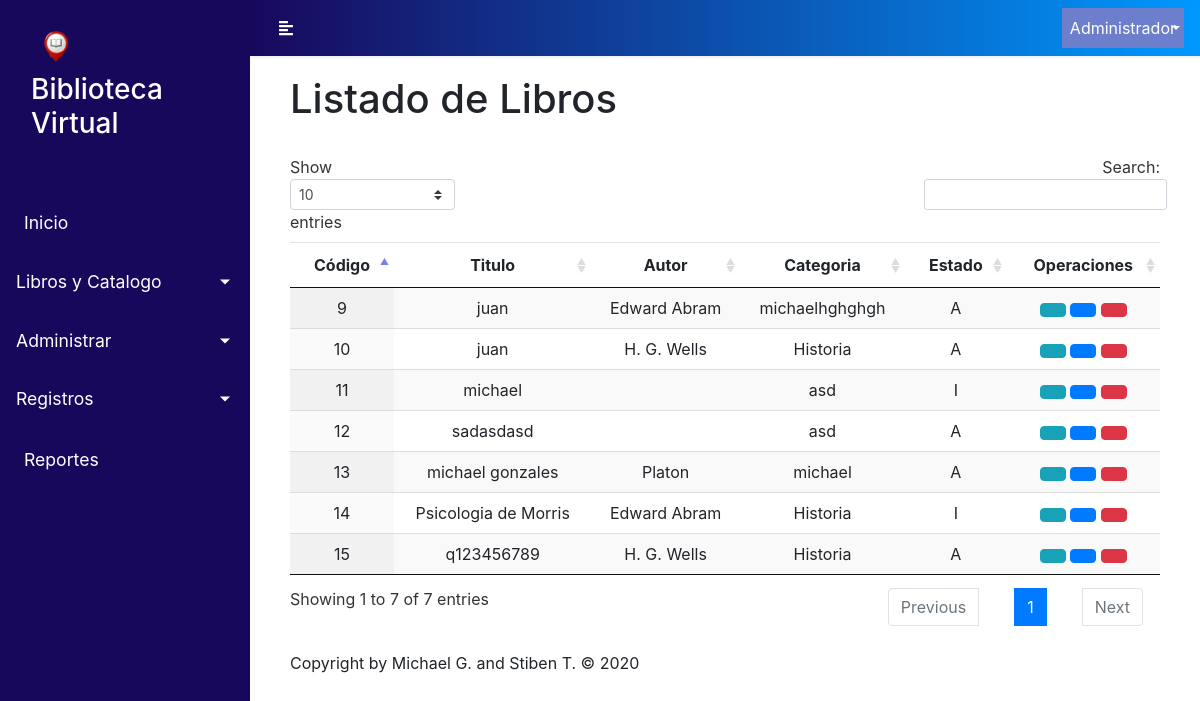
The app's page /manage-books.php with its own data.
### tables this page shows
CREATE TABLE `libro` (
  `idlibro` int(100) NOT NULL,
  `titulo` varchar(200) NOT NULL,
  `isbn` int(20) NOT NULL,
  `descripcion` varchar(1000) NOT NULL,
  `portada` longblob NOT NULL,
  `pdflibro` varchar(200) NOT NULL,
  `year` int(4) NOT NULL,
  `autor` varchar(100) NOT NULL,
  `categoria` varchar(100) NOT NULL,
  `editorial` varchar(100) NOT NULL,
  `estado` varchar(1) NOT NULL
);

### php/consultas.php (called while the page is built, shortened)
<?php
	function lista_libro(){
		include('connect.php');
		$sql="SELECT * FROM libro";
		return $result=$conexion->query($sql);
	}
?>

### manage-books.php (the view, shortened to what this page needs)
<?php include "./php/consultas.php";?>
<!DOCTYPE html>
<html lang="en">
<head>
    <link rel="stylesheet" href="./css/main.css">
    <link rel="stylesheet" href="./librerias/bootstrap4/bootstrap.min.css">
    <link href="https://unpkg.com/ionicons@4.5.10-0/dist/css/ionicons.min.css" rel="stylesheet">
    <link
      rel="stylesheet"
      href="https://cdnjs.cloudflare.com/ajax/libs/malihu-custom-scrollbar-plugin/3.1.5/jquery.mCustomScrollbar.min.css"
    />
    <link rel="stylesheet" type="text/css" href="./librerias/DataTables/datatables.min.css" />
    <link rel="stylesheet" type="text/css" href="./librerias/DataTables/DataTables-1.10.21/css/jquery.dataTables.css" />
    <link rel="stylesheet" type="text/css" href="https://cdn.datatables.net/buttons/1.6.2/css/buttons.dataTables.min.css" />
</head>
<body>
<?php include "header.php";
?>
<div class="panel panel-default">
    <div class="panel-heading">
        <h1>Listado de Libros</h1>
    </div>
    <div class="panel-body">
    <br>
        <table id="miTabla" class="table table-striped display" style="text-align: center;">
            <thead>
                <tr>
                    <th>Código</th>
                    <th>Titulo</th>
                    <th>Autor</th>
                    <th>Categoria</th>
                    <th>Estado</th>
                    <th>Operaciones</th>
                </tr>
            </thead>
            <tbody>
                <?php
                    $query = lista_libro();
                    while ($row = $query->fetch_assoc()) {
                        echo"
                            <tr>
                                <td>".$row['idlibro']."</td>
                                <td>".$row['titulo']."</td>
                                <td>".$row['autor']."</td>
                                <td>".$row['categoria']."</td>
                                <td>".$row['estado']."</td>
                                <td><a data-toggle='tooltip' title='Mas info' href='more_bookinfo.php?id=".base64_encode($row['idlibro'])."' class='btn btn-info'> <i class='icon ion-md-information-circle'></i> </a>
                                <a data-toggle='tooltip' title='Editar' href='update_book.php?id=".base64_encode($row['idlibro'])."' class='btn btn-primary'> <i class='icon ion-md-create'></i> </a>
                                <a data-toggle='tooltip' title='Anular' href='php/registros-crud/book.php?accion=DLT&id=".base64_encode($row['idlibro'])."' class='btn btn-danger'> <i class='icon ion-md-trash'></i> </a></td>
                        ";
                    }
                ?>
            </tbody>
        </table>
    </div>
<?php include "footer.php"; ?>
</body>
</html>

### header.php (shortened to what this page needs)
<div class="wrapper">
      <nav id="sidebar" class="bg-bleu">
        <div class="sidebar-header">
            <a href="inicio.php" class="nav-link text-white"><img src="image/logo2.png" alt="Logo"><h3>Biblioteca Virtual</h3></a>
        </div>
        <ul class="list-unstyled components">
          <li class="nav-item">
            <a href="inicio.php" class="nav-link d-block text-white p-3 border-0"
              ><i class="icon ion-md-home lead mr-2"></i> Inicio</a
            >
          </li>
          <li class="nav-item">
            <a
              href="#catalogo"
              data-toggle="collapse"
              aria-expanded="false"
              class="dropdown-toggle nav-link d-block text-white p-3 border-0"
              >Libros y Catalogo</a
            >
          </li>
          <li class="nav-item">
            <a
              href="#categoria"
              data-toggle="collapse"
              aria-expanded="false"
              class="dropdown-toggle nav-link d-block text-white p-3 border-0"
              >Administrar</a
            >
          </li>
          <li class="nav-item">
            <a
              href="#autor"
              data-toggle="collapse"
              aria-expanded="false"
              class="dropdown-toggle nav-link d-block text-white p-3 border-0"
              >Registros</a
            >
          </li>
          <li class="nav-item">
            <a href="#" class="nav-link d-block text-white p-3 border-0">
              <i class="icon ion-md-settings lead mr-2"></i> Reportes</a
            >
          </li>
        </ul>
      </nav>
      <div id="nav-content">
            <nav class="navbar navbar-expand navbar-dark naverr">
          <div class="container-fluid">
            <button type="button" id="sidebarCollapse" class="btn text-white">
              <i id="boton" class="fas fa-align-left"></i>
            </button>
              <ul class="navbar-nav ml-auto mt-2 mt-lg-0">
                <li class="nav-item dropdowm">
                  <a
                    class="nav-link text-white dropdown-toggle" href="#" id="navbarDropdown" role="button" data-toggle="dropdown" aria-haspopup="true" aria-expanded="true">Administrador
                  </a>
                </li>
              </ul>
          </div>
        </nav></div>
      <div id="content">

### footer.php (shortened to what this page needs)
<div class="footpage">
Copyright by Michael G. and Stiben T. &copy; <?=date("Y")?>
</div>
</div>

### css/main.css (style rules this page uses)
:root { --bleu: #18085c; --white: #ffffff; --gris: #efefef; }
body { font-family: "Muli", sans-serif; font-weight: 300; color: var(--primary); }
.bg-bleu { background-color: var(--bleu) !important; }
.btn-primary { background-color: var(--primary); border: 0; }
a, a:hover, a:focus { color: inherit; text-decoration: none; transition: all 0.3s; }
.navbar { padding: 15px 10px; background: linear-gradient(to right, #18085c, #0098fd); border: none; border-radius: 0; margin-bottom: 40px; box-shadow: 1px 1px 3px rgba(0, 0, 0, 0.1); }
.wrapper { display: flex; width: 100%; }
#sidebar { width: 250px; position: fixed; top: 0; left: 0; height: 100vh; z-index: 999; background: #7386d5; color: #fff; transition: all 0.3s; }
#sidebar .sidebar-header { padding: 15px; background: #18085c; }
#sidebar .sidebar-header img { width: 50px; }
#sidebar ul.components { padding: 20px 0; }
#sidebar ul li a { padding: 10px; font-size: 1.1em; display: block; }
#sidebar ul li.active > a, a[aria-expanded="true"] { color: #fff; background: #6d7fcc; }
a[data-toggle="collapse"] { position: relative; }
.dropdown-toggle::after { display: block; position: absolute; top: 50%; right: 20px; transform: translateY(-50%); }
#content { width: calc(100% - 250px); padding-left: 40px; padding-right: 40px; padding-top: 5px; min-height: 100vh; transition: all 0.3s; position: absolute; top: 20px; right: 0; margin-top: 50px; }
#nav-content { width: calc(100% - 250px); padding-bottom: 10px; min-height: 15vh; transition: all 0.3s; position: absolute; top: 0; right: 0; }

### records on screen
libro: idlibro "9", titulo "juan", autor "Edward Abram", categoria "michaelhghghgh", estado "A"
libro: idlibro "10", titulo "juan", autor "H. G. Wells", categoria "Historia", estado "A"
libro: idlibro "11", titulo "michael", categoria "asd", estado "I"
libro: idlibro "12", titulo "sadasdasd", categoria "asd", estado "A"
libro: idlibro "13", titulo "michael gonzales", autor "Platon", categoria "michael", estado "A"
libro: idlibro "14", titulo "Psicologia de Morris", autor "Edward Abram", categoria "Historia", estado "I"
libro: idlibro "15", titulo "q123456789", autor "H. G. Wells", categoria "Historia", estado "A"
